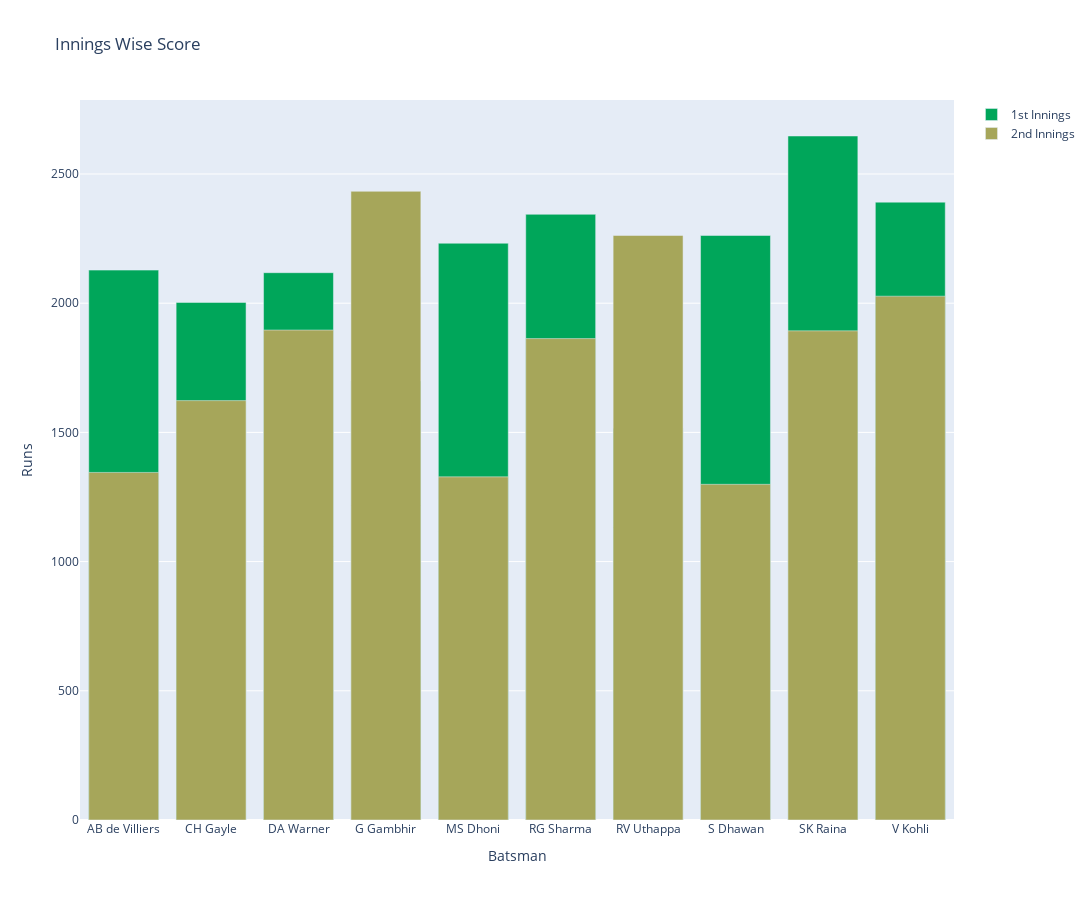

The cell this chart's notebook holds for it:
### Code cell
# Overlay

trace1 = go.Bar(
    x=final['batsman'],
    y=final['1st Innings'],
    name='1st Innings',
    marker={'color':'#00a65a'}
)

trace2 = go.Bar(
    x=final['batsman'],
    y=final['2nd Innings'],
    name='2nd Innings',
    marker={'color':'#a6a65a'}
)

data=[trace1, trace2]

layout = go.Layout(
            title= 'Innings Wise Score',
            xaxis={
                'title': 'Batsman'
            },
            yaxis={
                'title': 'Runs'
            },
            barmode='overlay'
    )
    
fig = go.Figure(data, layout).update_layout(
        autosize=False,  
        width=1700,      
        height=900,      
    )

fig.show()

### Figure 1 — Plotly figure (JSON) as saved in the notebook; plotly's stock layout.template omitted (floating-point values rounded to 4 significant figures)
{"data": [{"marker": {"color": "#00a65a"}, "name": "1st Innings", "type": "bar", "x": ["AB de Villiers", "CH Gayle", "DA Warner", "G Gambhir", "MS Dhoni", "RG Sharma", "RV Uthappa", "S Dhawan", "SK Raina", "V Kohli"], "y": [2128, 2003, 2118, 1699, 2232, 2344, 1516, 2262, 2647, 2391]}, {"marker": {"color": "#a6a65a"}, "name": "2nd Innings", "type": "bar", "x": ["AB de Villiers", "CH Gayle", "DA Warner", "G Gambhir", "MS Dhoni", "RG Sharma", "RV Uthappa", "S Dhawan", "SK Raina", "V Kohli"], "y": [1345, 1623, 1896, 2433, 1328, 1863, 2262, 1299, 1893, 2027]}], "layout": {"autosize": false, "barmode": "overlay", "height": 900, "title": {"text": "Innings Wise Score"}, "width": 1700, "xaxis": {"title": {"text": "Batsman"}}, "yaxis": {"title": {"text": "Runs"}}}}
